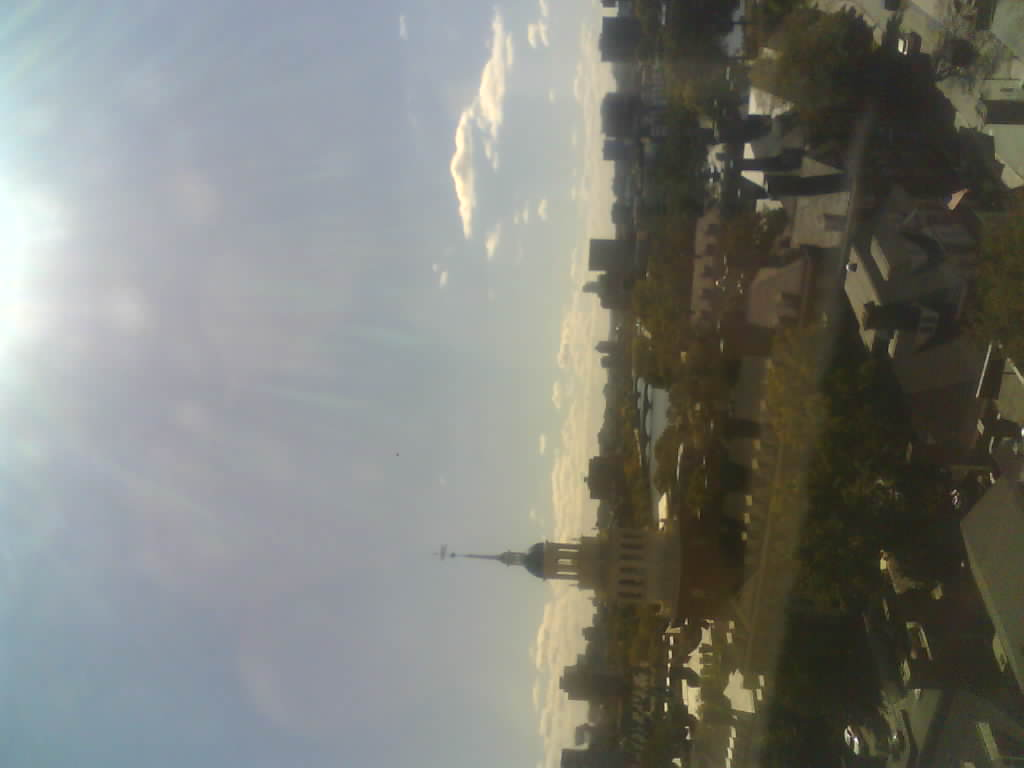
#> input picture 04_microcontroller/Assets/image0.jpg, 1024 x 768 px
$ python -i vectorize.py   (imports and definitions only)
#> lines starting #> are read from the running program, lines starting #| are printed output that depends on the picture
#> further down, picture is the input picture: PIL image 1024x768 RGB; mean R, G, B 123.9, 125.6, 120.1
"""Step 2 — raster line art into pen paths (polylines).

No AI here. This is classic, deterministic computer vision.

The key step is SKELETONIZATION. If you traced by contour (what potrace does),
every black line would become a closed polygon and the plotter would draw it
twice, once down each edge: the stroke comes out fat and takes twice as long.
Thinning to 1 pixel first means each line produces ONE pass, which is what you
want with a pen.
"""

import io

import numpy as np
from PIL import Image, ImageDraw, ImageFilter, ImageOps

# Neighbours clockwise from north: P2..P9 in the Zhang-Suen paper.
_NB8 = [(-1, 0), (-1, 1), (0, 1), (1, 1), (1, 0), (1, -1), (0, -1), (-1, -1)]


# --------------------------------------------------------------------------
# Loading and thresholding
# --------------------------------------------------------------------------

# [26 lines left out: functions load_gray, otsu_threshold, not called in this run]


def _dog_balanced(g1, g2):
    """Difference of Gaussians with the blurs mean-matched.

    A fixed tau makes the result depend on the photo's overall brightness, so it
    works on one photo and not the next. Scaling g2 to g1's mean removes that.
    """
    m1, m2 = float(g1.mean()), float(g2.mean())
#> m1 = 123.1; m2 = 123.2
    scale = (m1 / m2) if m2 > 1e-6 else 1.0
#> scale = 0.999
    return g2 * scale
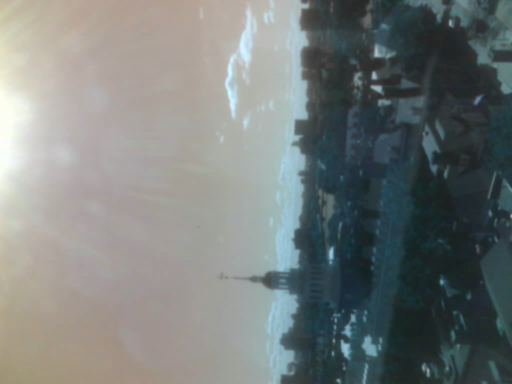
#> returned value: shape (768, 1024, 3) float32 (shown at 1/2 size); mean of channels 0, 1, 2 123.4, 125.2, 119.7; drawn as B, G, R


def edges_mask(im, sigma=1.0, k=1.6, ink_fraction=0.09):
    """Edge detection returning a boolean ink mask. Used for the no-AI path.

    Do NOT use Otsu here. Otsu assumes a histogram with two separate peaks,
    which a drawing has, but an edge map does not: it is mostly flat with the
    edges in the tail. Otsu would split down the middle and call half the
    background ink. A percentile is both correct and useful, since it gives
    direct control: ink_fraction=0.09 means "keep the strongest 9% of edges".
    """
    g1 = np.asarray(im.filter(ImageFilter.GaussianBlur(sigma)), dtype=np.float32)
    g2 = np.asarray(im.filter(ImageFilter.GaussianBlur(sigma * k)), dtype=np.float32)
    dog = g1 - _dog_balanced(g1, g2)
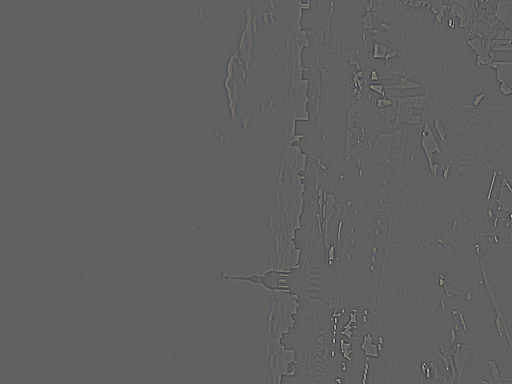
#> dog: shape (768, 1024, 3) float32 (shown at 1/2 size); mean R, G, B 0, 0, 0; drawn with min black and max white

    # Keep only the dark side of each edge, on purpose: that gives one thin
    # line per contour instead of two parallel lines around it.
    cutoff = np.percentile(dog, ink_fraction * 100.0)
#> cutoff = -0.965
    return dog <= cutoff
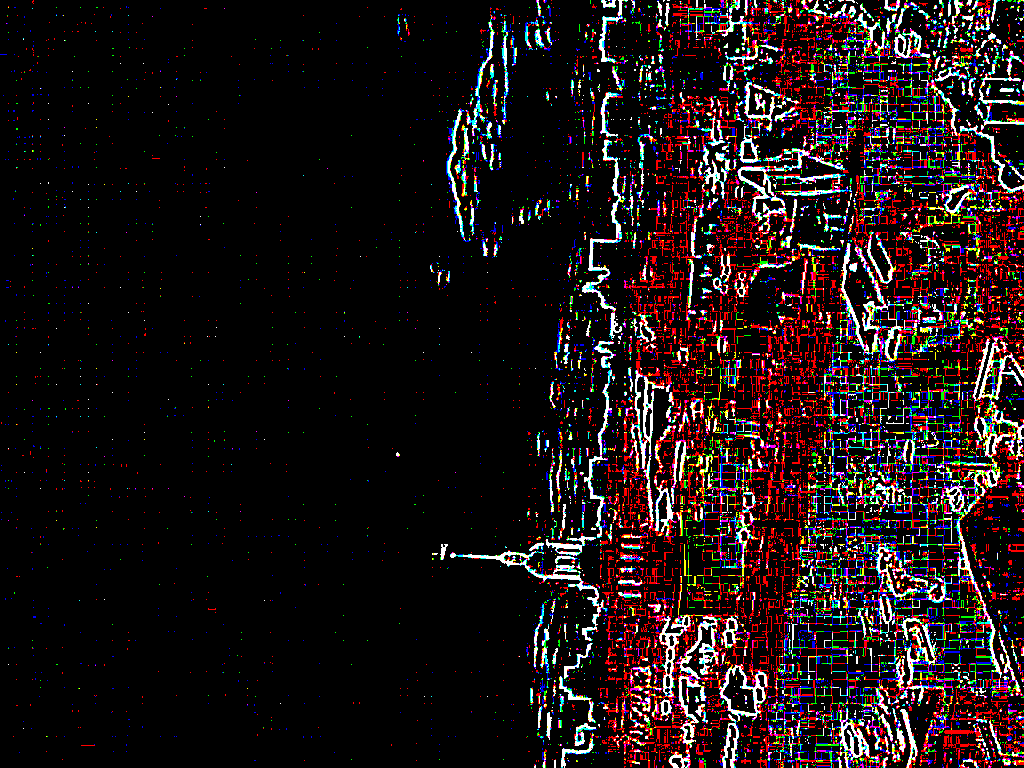
#> returned value: shape (768, 1024, 3) bool; mean of channels 0, 1, 2 0.0808, 0.0776, 0.116; drawn as B, G, R


# [406 lines left out: functions binarize, _neighbours, fill_small_holes, skeletonize, trace_paths, stitch_paths and 3 more, not called in this run]

>>> from PIL import Image
>>> picture = Image.open('../../../04_microcontroller/Assets/image0.jpg')
>>> result = edges_mask(picture)

$ run again, on 04_microcontroller/Assets/image1.jpg
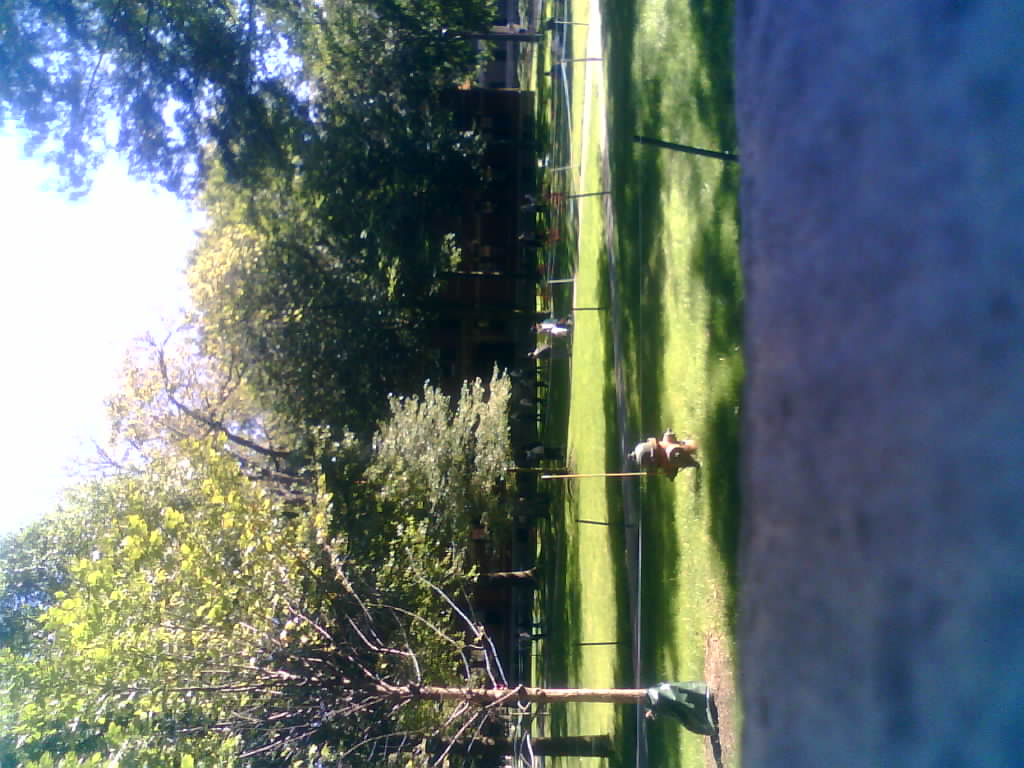
#> input picture 04_microcontroller/Assets/image1.jpg, 1024 x 768 px
#> picture is the input picture: PIL image 1024x768 RGB; mean R, G, B 100.8, 113.7, 112.3
#> m1 = 108.6; m2 = 108.9
#> scale = 0.997
#> in edges_mask, `dog = g1 - _dog_balanced(g1, g2)`:
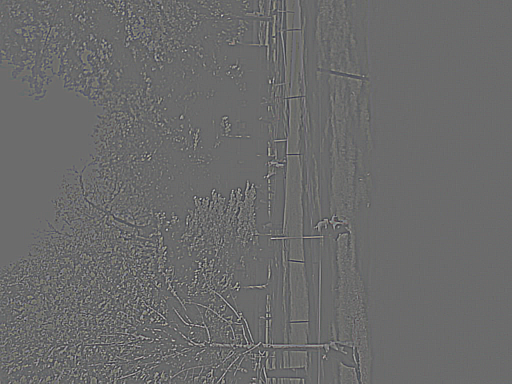
#> dog: shape (768, 1024, 3) float32 (shown at 1/2 size); mean R, G, B 0, 0, 0; drawn with min black and max white
#> cutoff = -5.52
#> in edges_mask, `return dog <= cutoff`:
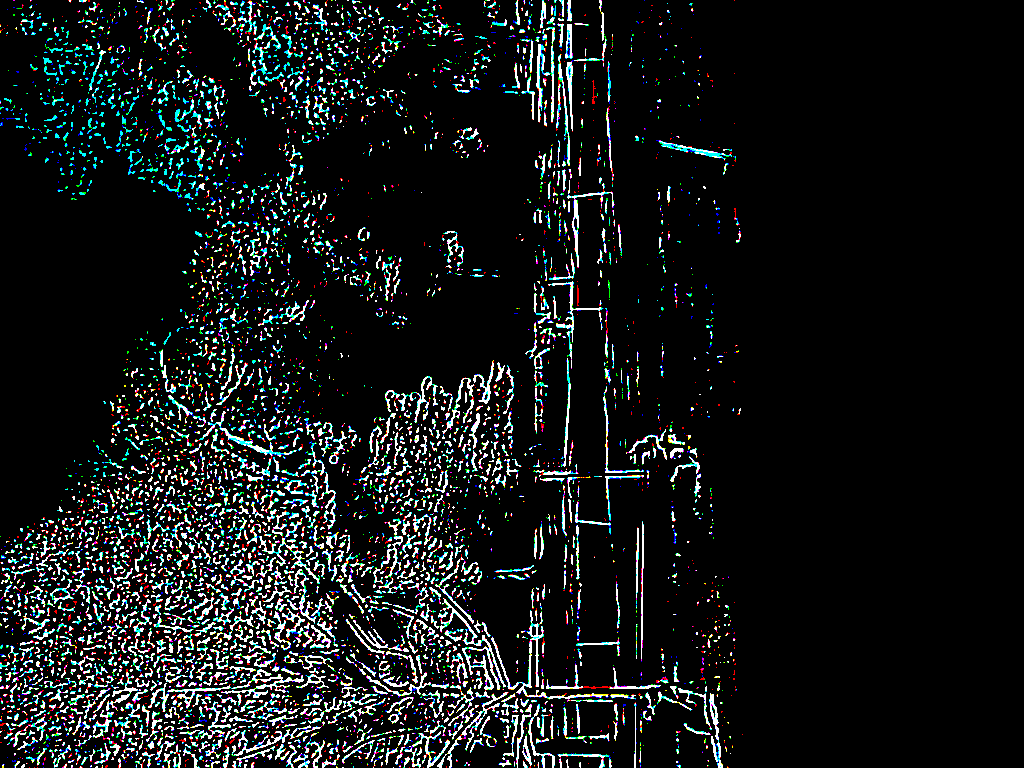
#> returned value: shape (768, 1024, 3) bool; mean of channels 0, 1, 2 0.0944, 0.0941, 0.0815; drawn as B, G, R

$ run again, on 04_microcontroller/Assets/image2.jpg
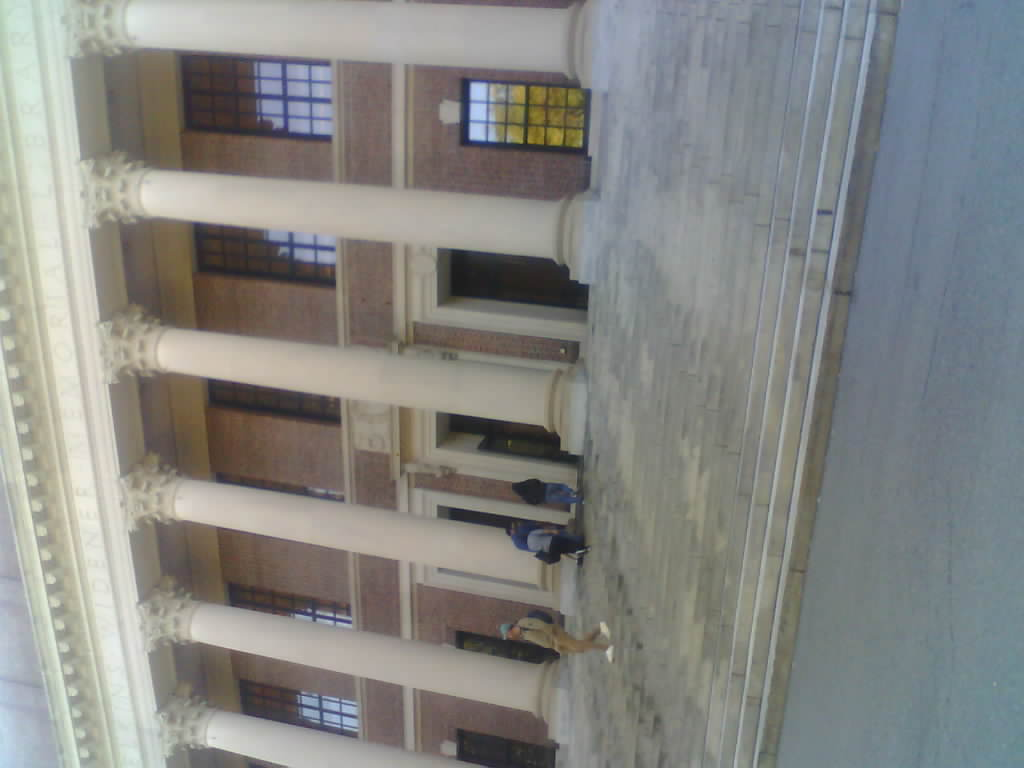
#> input picture 04_microcontroller/Assets/image2.jpg, 1024 x 768 px
#> picture is the input picture: PIL image 1024x768 RGB; mean R, G, B 133.6, 134.6, 131.8
#> m1 = 133.2; m2 = 133.4
#> scale = 0.999
#> in edges_mask, `dog = g1 - _dog_balanced(g1, g2)`:
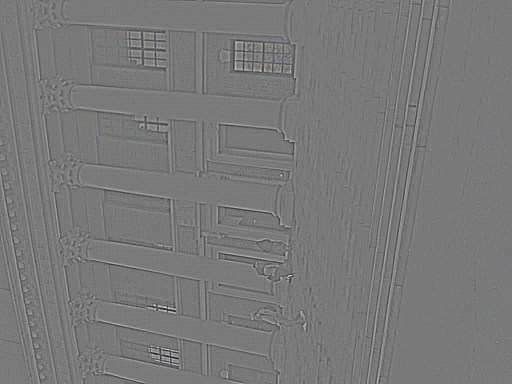
#> dog: shape (768, 1024, 3) float32 (shown at 1/2 size); mean R, G, B 0, 0, 0; drawn with min black and max white
#> cutoff = -1.86
#> in edges_mask, `return dog <= cutoff`:
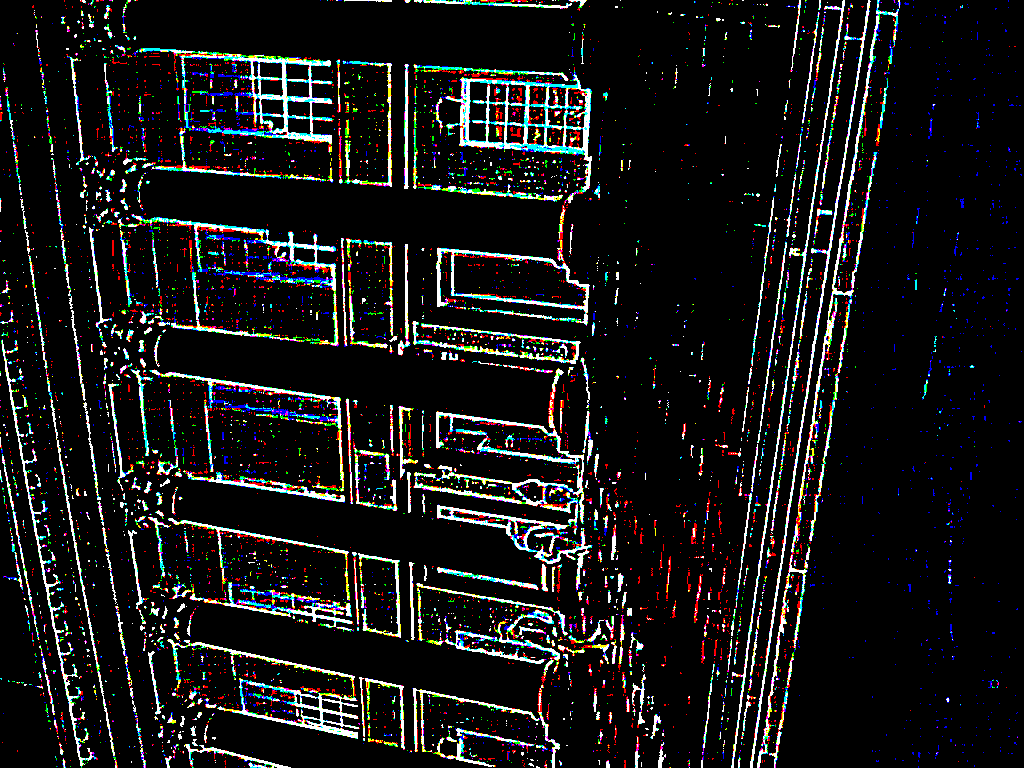
#> returned value: shape (768, 1024, 3) bool; mean of channels 0, 1, 2 0.0904, 0.0904, 0.091; drawn as B, G, R
